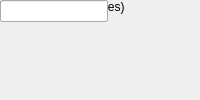
<?xml version="1.0" encoding="UTF-8"?>
<ui version="4.0">
 <class>MainWindow</class>
 <widget class="QMainWindow" name="MainWindow">
  <property name="windowTitle"><string>QDR Vector Accumulator</string></property>
  <widget class="QWidget" name="centralwidget">
   <!-- NOTE: this is a simplified structural mirror of the generated
        <module>_ui.py, not a full round-trip Designer file. Regenerate
        both from the same spec if you need to edit layout by hand. -->
       <widget class="QLabel" name="label_name">
     <property name="text"><string>Block name</string></property>
    </widget>
       <widget class="QLineEdit" name="name"/>
       <widget class="QLabel" name="label_vector_len">
     <property name="text"><string>Vector length (# cycles)</string></property>
    </widget>
       <widget class="QLineEdit" name="vector_len"/>
  </widget>
 </widget>
 <resources/>
 <connections/>
</ui>
